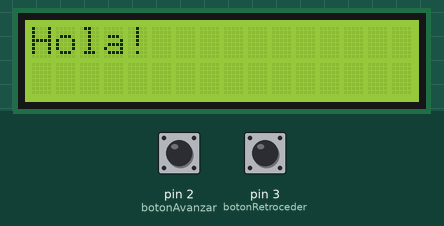
This sketch was run on a simulated Arduino Uno, built with avr-gcc and run on an emulated ATmega328P. Parts: 16×2 character LCD. The test bench sets the inputs (shaded band); at power-on: pin 2 (botonAvanzar) HIGH, pin 3 (botonRetroceder) HIGH.

Above: at 1.2 s.
1.3 s: pin 2 (botonAvanzar) pulled LOW for 1 s
At 1.45 s:
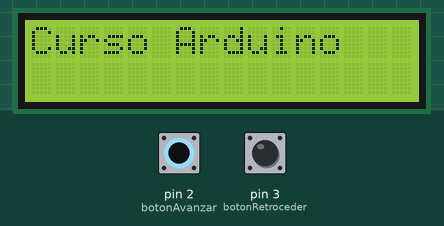
3.8 s: pin 3 (botonRetroceder) pulled LOW for 3.2 s
At 3.95 s:
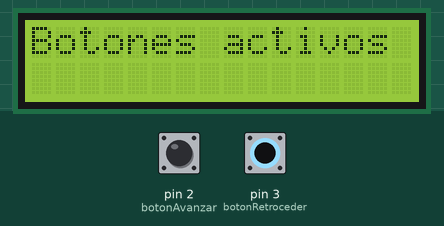
8.5 s: pin 3 (botonRetroceder) pulled LOW for 0.15 s
At 8.8 s:
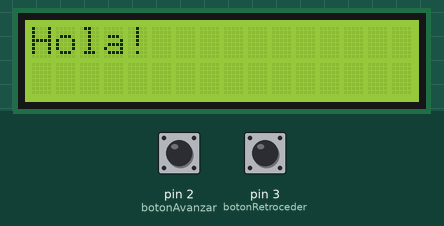
10.1 s: pin 2 (botonAvanzar) pulled LOW for 0.15 s
At 11.2 s:
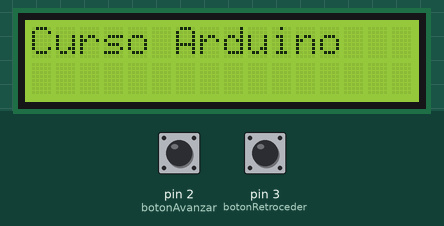
Timing chart, 0 to 12.7 s (numbered marks = the images above; inputs shaded):
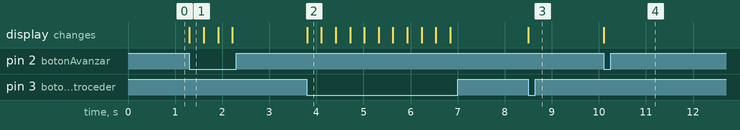

The sketch:

06_lcd_botones.ino
```cpp
#include <LiquidCrystal.h>  // Librería para LCD

// Configuración de pines
LiquidCrystal lcd(7, 8, 9, 10, 11, 12);
const int botonAvanzar = 2;
const int botonRetroceder = 3;
int mensajeActual = 0;  // Índice del mensaje actual

// Lista de mensajes
String mensajes[] = {"Hola!", "Curso Arduino", "LCD 16x2", "Botones activos"};

void setup() {
  lcd.begin(16, 2);  // Iniciar la pantalla
  pinMode(botonAvanzar, INPUT_PULLUP);
  pinMode(botonRetroceder, INPUT_PULLUP);
  lcd.setCursor(0, 0);
  lcd.print(mensajes[mensajeActual]);  // Mostrar el primer mensaje
}

void loop() {
  if (digitalRead(botonAvanzar) == LOW) {
    mensajeActual++;
    if (mensajeActual > 3) mensajeActual = 0;
    actualizarLCD();
    delay(300);  // Pequeña pausa para evitar rebotes
  }

  if (digitalRead(botonRetroceder) == LOW) {
    mensajeActual--;
    if (mensajeActual < 0) mensajeActual = 3;
    actualizarLCD();
    delay(300);
  }
}

void actualizarLCD() {
  lcd.clear();
  lcd.setCursor(0, 0);
  lcd.print(mensajes[mensajeActual]);
}
```

Measured:
- after the input at 1.3 s, the display: changes at once (image 1)
- after the input at 3.8 s, the display: changes at once (image 2)
- after the input at 8.5 s, the display: changes at once (image 3)
- after the input at 10.1 s, the display: changes at once (image 4)
